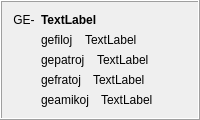
            <widget class="QFrame" name="frame_11">
             <property name="frameShape">
              <enum>QFrame::Box</enum>
             </property>
             <property name="frameShadow">
              <enum>QFrame::Raised</enum>
             </property>
             <layout class="QHBoxLayout" name="horizontalLayout_6">
              <item>
               <widget class="QLabel" name="label_253">
                <property name="sizePolicy">
                 <sizepolicy hsizetype="Maximum" vsizetype="Preferred">
                  <horstretch>0</horstretch>
                  <verstretch>0</verstretch>
                 </sizepolicy>
                </property>
                <property name="text">
                 <string>GE-</string>
                </property>
                <property name="alignment">
                 <set>Qt::AlignHCenter|Qt::AlignTop</set>
                </property>
                <property name="tipo" stdset="0">
                 <string>afikso</string>
                </property>
               </widget>
              </item>
              <item>
               <layout class="QVBoxLayout" name="verticalLayout_12">
                <item>
                 <widget class="QLabel" name="Lec08_Label19">
                  <property name="styleSheet">
                   <string notr="true">font-weight: bold;</string>
                  </property>
                  <property name="text">
                   <string>TextLabel</string>
                  </property>
                  <property name="wordWrap">
                   <bool>true</bool>
                  </property>
                 </widget>
                </item>
                <item>
                 <layout class="QHBoxLayout" name="horizontalLayout_535">
                  <property name="spacing">
                   <number>12</number>
                  </property>
                  <item>
                   <widget class="neklakebla_nova" name="Lec08_Button11">
                    <property name="text">
                     <string>gefiloj</string>
                    </property>
                    <property name="wordWrap">
                     <bool>true</bool>
                    </property>
                   </widget>
                  </item>
                  <item>
                   <widget class="QLabel" name="Lec08_Label20">
                    <property name="sizePolicy">
                     <sizepolicy hsizetype="Expanding" vsizetype="Preferred">
                      <horstretch>0</horstretch>
                      <verstretch>0</verstretch>
                     </sizepolicy>
                    </property>
                    <property name="text">
                     <string>TextLabel</string>
                    </property>
                    <property name="wordWrap">
                     <bool>true</bool>
                    </property>
                   </widget>
                  </item>
                 </layout>
                </item>
                <item>
                 <layout class="QHBoxLayout" name="horizontalLayout_536">
                  <property name="spacing">
                   <number>12</number>
                  </property>
                  <item>
                   <widget class="neklakebla_nova" name="Lec08_Button12">
                    <property name="text">
                     <string>gepatroj</string>
                    </property>
                    <property name="wordWrap">
                     <bool>true</bool>
                    </property>
                   </widget>
                  </item>
                  <item>
                   <widget class="QLabel" name="Lec08_Label21">
                    <property name="sizePolicy">
                     <sizepolicy hsizetype="Expanding" vsizetype="Preferred">
                      <horstretch>0</horstretch>
                      <verstretch>0</verstretch>
                     </sizepolicy>
                    </property>
                    <property name="text">
                     <string>TextLabel</string>
                    </property>
                    <property name="wordWrap">
                     <bool>true</bool>
                    </property>
                   </widget>
                  </item>
                 </layout>
                </item>
                <item>
                 <layout class="QHBoxLayout" name="horizontalLayout_537">
                  <property name="spacing">
                   <number>12</number>
                  </property>
                  <item>
                   <widget class="neklakebla_nova" name="Lec08_Button115">
                    <property name="text">
                     <string>gefratoj</string>
                    </property>
                    <property name="wordWrap">
                     <bool>true</bool>
                    </property>
                   </widget>
                  </item>
                  <item>
                   <widget class="QLabel" name="Lec08_Label160">
                    <property name="sizePolicy">
                     <sizepolicy hsizetype="Expanding" vsizetype="Preferred">
                      <horstretch>0</horstretch>
                      <verstretch>0</verstretch>
                     </sizepolicy>
                    </property>
                    <property name="text">
                     <string>TextLabel</string>
                    </property>
                    <property name="wordWrap">
                     <bool>true</bool>
                    </property>
                   </widget>
                  </item>
                 </layout>
                </item>
                <item>
                 <layout class="QHBoxLayout" name="horizontalLayout_538">
                  <property name="spacing">
                   <number>12</number>
                  </property>
                  <item>
                   <widget class="neklakebla_nova" name="Lec08_Button116">
                    <property name="text">
                     <string>geamikoj</string>
                    </property>
                    <property name="wordWrap">
                     <bool>true</bool>
                    </property>
                   </widget>
                  </item>
                  <item>
                   <widget class="QLabel" name="Lec08_Label161">
                    <property name="sizePolicy">
                     <sizepolicy hsizetype="Expanding" vsizetype="Preferred">
                      <horstretch>0</horstretch>
                      <verstretch>0</verstretch>
                     </sizepolicy>
                    </property>
                    <property name="text">
                     <string>TextLabel</string>
                    </property>
                    <property name="wordWrap">
                     <bool>true</bool>
                    </property>
                   </widget>
                  </item>
                 </layout>
                </item>
               </layout>
              </item>
             </layout>
            </widget>
